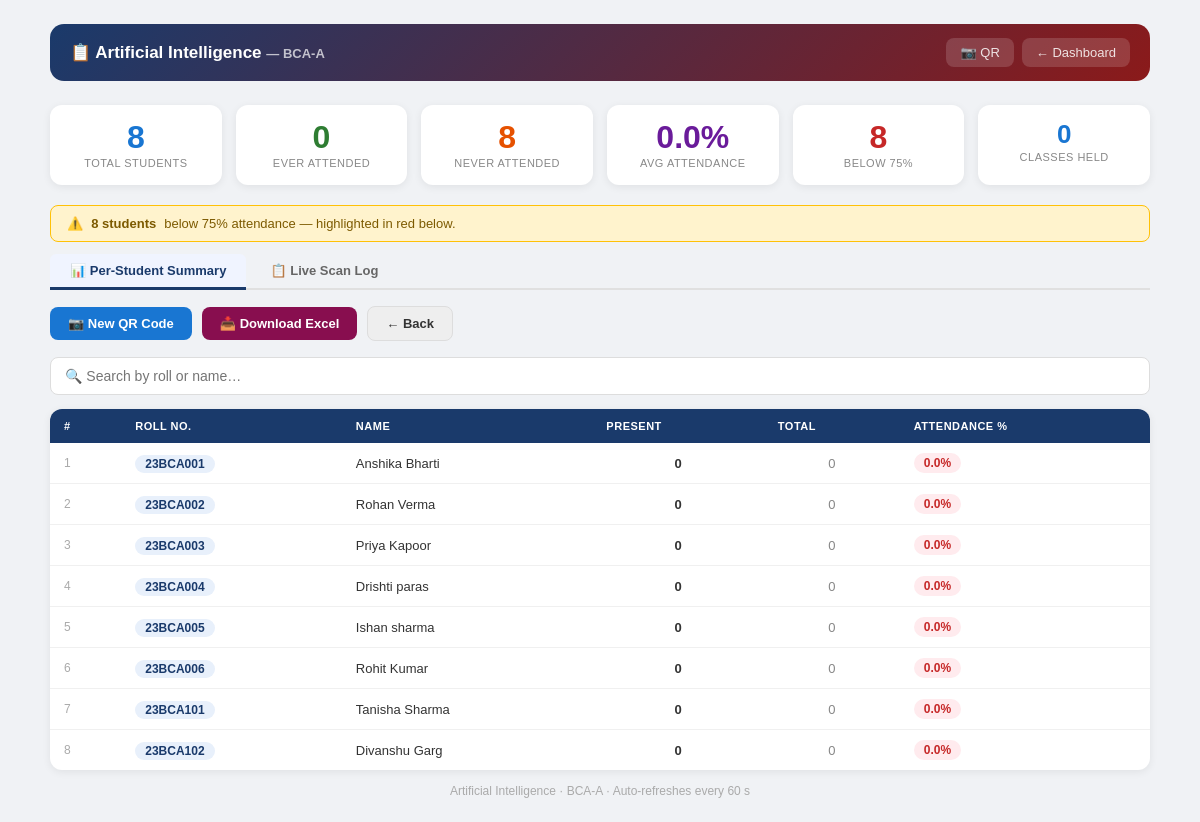
/view_attendance/1 (signed in), run on the app's committed database.
### tables this page shows
CREATE TABLE subjects (
            id INTEGER PRIMARY KEY AUTOINCREMENT,
            name TEXT NOT NULL,
            class_id INTEGER NOT NULL,
            teacher_id INTEGER,
            UNIQUE(name, class_id)
        );

CREATE TABLE classes (
            id INTEGER PRIMARY KEY AUTOINCREMENT,
            name TEXT UNIQUE NOT NULL,
            department TEXT,
            incharge_id INTEGER
        );

CREATE TABLE students (
            roll TEXT PRIMARY KEY,
            name TEXT,
            class_id INTEGER
        );

### qr_attendance_project.py (the view)
@app.route("/view_attendance/<int:subject_id>")
def view_attendance(subject_id):
    redir = require_login()
    if redir: return redir
    subject = get_subject_by_id(subject_id)
    if not subject:
        return "❌ Subject not found."
    students_data, date_cols = get_attendance_summary(subject_id, subject["class_id"])
    records = get_attendance_records(subject_id)
    return render_template("view_attendance.html",
        subject=subject,
        students_data=students_data,
        date_cols=date_cols,
        all_dates=date_cols,
        records=records,
        total_students=len(students_data),
        message="" if students_data else "⚠️ No attendance records found for this subject yet."
    )

### database_logic.py (called while the page is built)
def get_db():
    conn = sqlite3.connect(DB)
    conn.execute("PRAGMA journal_mode=WAL")
    conn.execute("PRAGMA foreign_keys=ON")
    return conn

def get_subject_by_id(subject_id):
    conn = get_db()
    c = conn.cursor()
    c.execute("""
        SELECT s.id, s.name, s.class_id, cl.name
        FROM subjects s JOIN classes cl ON s.class_id = cl.id
        WHERE s.id = ?
    """, (subject_id,))
    row = c.fetchone()
    conn.close()
    if row:
        return {"id": row[0], "name": row[1], "class_id": row[2], "class_name": row[3]}
    return None

def get_attendance_records(subject_id):
    conn = get_db()
    c = conn.cursor()
    c.execute("""
        SELECT a.roll,
               COALESCE(s.name, a.name, a.roll) AS student_name,
               a.session_id,
               a.timestamp,
               a.ip_address
        FROM attendance a
        LEFT JOIN students s ON a.roll = s.roll
        WHERE a.subject_id = ?
        ORDER BY a.timestamp DESC
    """, (subject_id,))
    rows = c.fetchall()
    conn.close()
    return rows

### qr_attendance_project.py (called while the page is built)
def current_user():
    return session.get("user_data")

def require_login():
    if not current_user():
        return redirect(url_for("login"))
    return None

### templates/view_attendance.html (shortened to what this page needs)
<!DOCTYPE html>
<html lang="en">
<head>
</head>
<body>
<div class="topbar">
    <h1>📋 {{ subject.name }}
        <span style="font-size:13px;opacity:.7;">— {{ subject.class_name }}</span>
    </h1>
    <div class="topbar-right">
        <a href="/generate_qr/{{ subject.id }}">📷 QR</a>
        <a href="/dashboard">← Dashboard</a>
    </div>
</div>
{% set total_students = students_data | length %}
{% set present_count  = students_data | selectattr("classes_present", "gt", 0) | list | length %}
{% set low_att_count  = students_data | selectattr("pct", "lt", 75) | list | length %}
{% set avg_pct        = (students_data | map(attribute="pct") | sum / total_students) | round(1) if total_students > 0 else 0 %}
<div class="stats-row">
    <div class="stat-card">
        <div class="num c-blue">{{ total_students }}</div>
        <div class="label">Total Students</div>
    </div>
    <div class="stat-card">
        <div class="num c-green">{{ present_count }}</div>
        <div class="label">Ever Attended</div>
    </div>
    <div class="stat-card">
        <div class="num c-orange">{{ total_students - present_count }}</div>
        <div class="label">Never Attended</div>
    </div>
    <div class="stat-card">
        <div class="num c-purple">{{ avg_pct }}%</div>
        <div class="label">Avg Attendance</div>
    </div>
    <div class="stat-card">
        <div class="num {% if low_att_count > 0 %}c-red{% else %}c-green{% endif %}">{{ low_att_count }}</div>
        <div class="label">Below 75%</div>
    </div>
    <div class="stat-card">
        <div class="num c-blue" style="font-size:26px;">{{ all_dates | length }}</div>
        <div class="label">Classes Held</div>
    </div>
</div>
{% if low_att_count > 0 %}
<div class="warn-banner">
    ⚠️ <strong>{{ low_att_count }} student{{ 's' if low_att_count != 1 }}</strong>
    below 75% attendance — highlighted in red below.
</div>
{% endif %}
<div class="tabs" style="max-width:1100px;margin:0 auto 0;">
    <button class="tab-btn active" onclick="switchTab('summary', this)">📊 Per-Student Summary</button>
    <button class="tab-btn" onclick="switchTab('log', this)">📋 Live Scan Log</button>
</div>
<div class="actions">
    <a class="btn btn-blue"   href="/generate_qr/{{ subject.id }}">📷 New QR Code</a>
    <a class="btn btn-maroon" href="/report/{{ subject.id }}">📥 Download Excel</a>
    <a class="btn btn-gray"   href="/dashboard">← Back</a>
</div>
<div id="tab-summary" class="tab-panel active">
    <div class="search-wrap">
        <input type="text" id="summarySearch"
               placeholder="🔍 Search by roll or name…"
               onkeyup="filterSummary()">
    </div>
    <div class="table-wrap">
        {% if students_data %}
        <table id="summaryTable">
            <thead>
                <tr>
                    <th>#</th>
                    <th>Roll No.</th>
                    <th>Name</th>
                    <th>Present</th>
                    <th>Total</th>
                    <th>Attendance %</th>
                </tr>
            </thead>
            <tbody>
                {% for s in students_data %}
                <tr>
                    <td style="color:#aaa;font-size:12px;">{{ loop.index }}</td>
                    <td><span class="roll-badge">{{ s.roll }}</span></td>
                    <td>{{ s.name }}</td>
                    <td style="text-align:center;font-weight:bold;">{{ s.classes_present }}</td>
                    <td style="text-align:center;color:#888;">{{ s.total_classes }}</td>
                    <td>
                        <span class="pct-pill
                            {% if s.pct >= 75 %}pct-good
                            {% elif s.pct >= 60 %}pct-warning
                            {% else %}pct-danger{% endif %}">
                            {{ s.pct }}%
                        </span>
                    </td>
                </tr>
                {% endfor %}
            </tbody>
        </table>
        {% else %}
        <div class="empty-msg">
            📭 No students found for this class.
            <span>Add students via the Students page before taking attendance.</span>
        </div>
        {% endif %}
    </div>
</div>
<div class="footer">
    {{ subject.name }} · {{ subject.class_name }} · Auto-refreshes every 60 s
</div>
</body>
</html>

### templates/view_attendance.html (style rules this page uses)
*, *::before, *::after { box-sizing: border-box; margin: 0; padding: 0; }
body { font-family: Arial, sans-serif; background: #f0f2f5; padding: 24px 16px; min-height: 100vh; }
.topbar { max-width: 1100px; margin: 0 auto 24px; background: linear-gradient(135deg, #1a3a6b, #8b1a1a); border-radius: 14px; padding: 14px 20px; display: flex; justify-content: space-between; align-items: center; flex-wrap: wrap; gap: 10px; }
.topbar h1 { color: white; font-size: 17px; }
.topbar-right { display: flex; gap: 8px; flex-wrap: wrap; }
.topbar a { color: rgba(255,255,255,0.85); text-decoration: none; font-size: 13px; padding: 7px 14px; background: rgba(255,255,255,0.15); border-radius: 8px; }
.stats-row { max-width: 1100px; margin: 0 auto 20px; display: grid; grid-template-columns: repeat(auto-fill, minmax(170px, 1fr)); gap: 14px; }
.stat-card { background: white; border-radius: 12px; padding: 16px 18px; text-align: center; box-shadow: 0 2px 8px rgba(0,0,0,0.07); }
.stat-card .num { font-size: 32px; font-weight: 900; line-height: 1; margin-bottom: 4px; }
.stat-card .label { font-size: 11px; color: #888; text-transform: uppercase; letter-spacing: .5px; }
.c-blue { color: #1976d2; }
.c-green { color: #2e7d32; }
.c-orange { color: #e65100; }
.c-purple { color: #6a1b9a; }
.c-red { color: #c62828; }
.tabs { max-width: 1100px; margin: 0 auto 0; display: flex; gap: 4px; border-bottom: 2px solid #e0e0e0; }
.tab-btn { padding: 9px 20px; font-size: 13px; font-weight: bold; border: none; background: none; cursor: pointer; border-bottom: 3px solid transparent; margin-bottom: -2px; color: #666; border-radius: 6px 6px 0 0; transition: .15s; }
.tab-btn.active { color: #1a3a6b; border-bottom-color: #1a3a6b; background: #f0f4ff; }
.actions { max-width: 1100px; margin: 16px auto; display: flex; gap: 10px; flex-wrap: wrap; align-items: center; }
.btn { padding: 9px 18px; border-radius: 8px; font-size: 13px; font-weight: bold; text-decoration: none; border: none; cursor: pointer; transition: .2s; display: inline-block; }
.btn-blue { background: #1976d2; color: white; }
.btn-maroon { background: #880e4f; color: white; }
.btn-gray { background: #eee; color: #333; border: 1px solid #ddd; }
.search-wrap { max-width: 1100px; margin: 0 auto 14px; }
.search-wrap input { width: 100%; padding: 10px 14px; border: 1px solid #ddd; border-radius: 8px; font-size: 14px; background: white; }
.table-wrap { max-width: 1100px; margin: 0 auto; background: white; border-radius: 12px; box-shadow: 0 2px 8px rgba(0,0,0,0.07); overflow-x: auto; }
table { width: 100%; border-collapse: collapse; min-width: 600px; }
thead { background: #1a3a6b; }
th { padding: 11px 14px; text-align: left; color: white; font-size: 11px; text-transform: uppercase; letter-spacing: .5px; white-space: nowrap; }
td { padding: 10px 14px; font-size: 13px; border-bottom: 1px solid #f0f0f0; color: #333; }
tr:last-child td { border-bottom: none; }
.roll-badge { font-weight: bold; color: #1a3a6b; background: #e8f0fb; padding: 2px 10px; border-radius: 20px; font-size: 12px; }
.pct-pill { display: inline-block; padding: 3px 10px; border-radius: 12px; font-size: 12px; font-weight: bold; }
.pct-danger { background: #ffebee; color: #c62828; }
.footer { max-width: 1100px; margin: 14px auto 0; text-align: center; font-size: 12px; color: #aaa; }
.tab-panel { display: none; }
.tab-panel.active { display: block; }
.warn-banner { max-width: 1100px; margin: 0 auto 12px; background: #fff3cd; border: 1px solid #ffc107; border-radius: 8px; padding: 10px 16px; font-size: 13px; color: #7d5a00; display: flex; align-items: center; gap: 8px; }

### data on the page
subjects: name "Artificial Intelligence"
classes: class_name "BCA-A"
students: roll "23BCA001", name "Anshika Bharti", classes_present "0", total_classes "0", pct "0.0"
students: roll "23BCA002", name "Rohan Verma", classes_present "0", total_classes "0", pct "0.0"
students: roll "23BCA003", name "Priya Kapoor", classes_present "0", total_classes "0", pct "0.0"
students: roll "23BCA004", name "Drishti paras", classes_present "0", total_classes "0", pct "0.0"
students: roll "23BCA005", name "Ishan sharma", classes_present "0", total_classes "0", pct "0.0"
students: roll "23BCA006", name "Rohit Kumar", classes_present "0", total_classes "0", pct "0.0"
students: roll "23BCA101", name "Tanisha Sharma", classes_present "0", total_classes "0", pct "0.0"
students: roll "23BCA102", name "Divanshu Garg", classes_present "0", total_classes "0", pct "0.0"

### other printed values
{{ total_students }} "8"
{{ present_count }} "0"
{{ total_students - present_count }} "8"
{{ avg_pct }} "0.0"
{{ low_att_count }} "8"
{{ all_dates | length }} "0"
{{ 's' if low_att_count != 1 }} "s"
